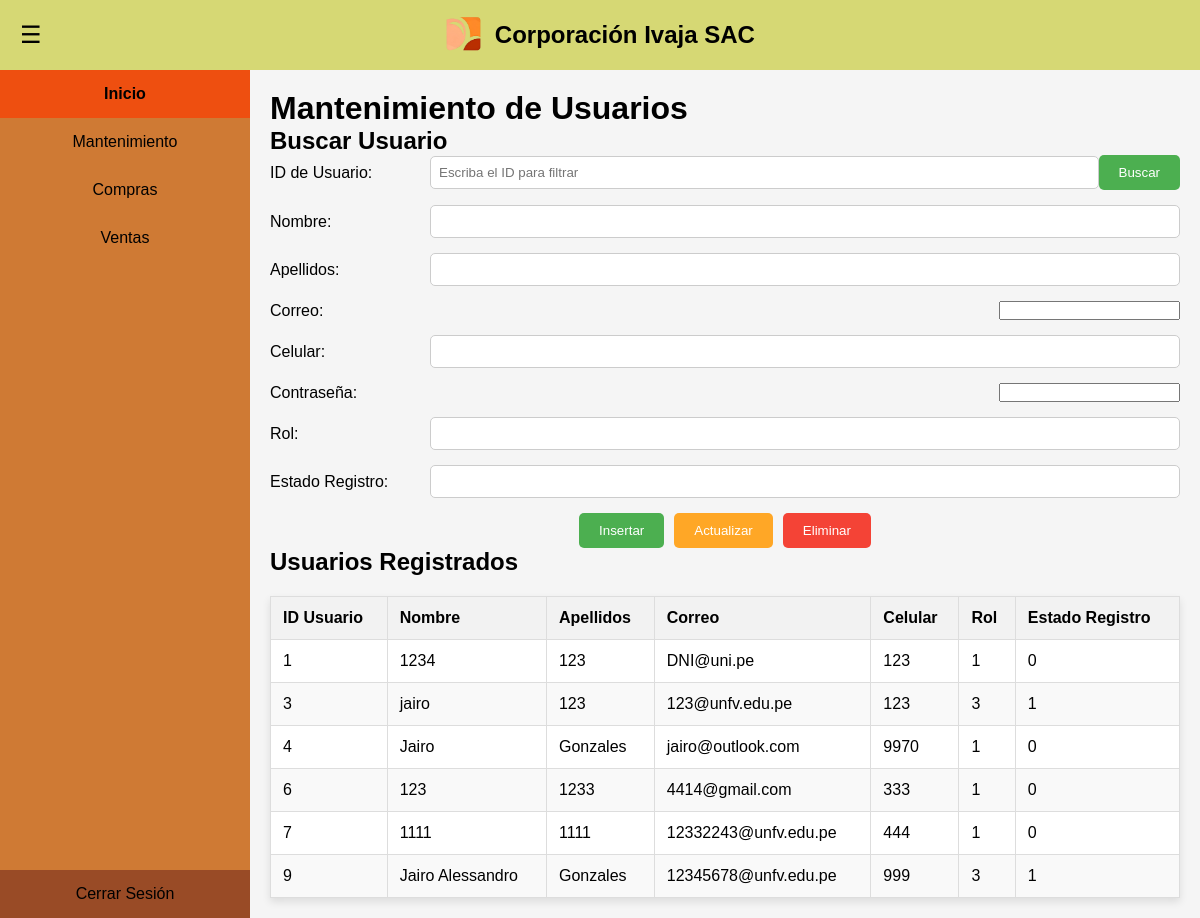
Page /Proyecto/páginas/administrador/mantenimiento-usuarios.php on the committed database.
### tables this page shows
CREATE TABLE `usuario` (
  `IDUsuario` int(11) NOT NULL,
  `Nombre` varchar(100) NOT NULL,
  `Apellido` varchar(100) NOT NULL,
  `Celular` varchar(15) DEFAULT NULL,
  `Correo` varchar(100) NOT NULL,
  `Contraseña` varchar(255) NOT NULL,
  `IDRol` int(11) DEFAULT NULL,
  `estadoRegistro` bit(1) NOT NULL DEFAULT b'0'
);

### Proyecto/páginas/administrador/mantenimiento-usuarios.php (the view, shortened to what this page needs)
<?php
$conn = DB::getConnection();
?>
<!DOCTYPE html>
<html lang="es">
<head>
    <link rel="stylesheet" href="../../estilos/mantenimiento.css">
</head>
<body>
    <header>
        <div class="menu-icon" onclick="toggleSidebar()">☰</div>
        <img src="../../img/icono.png" class="img-header">
        <h1>Corporación Ivaja SAC</h1>
    </header>
    <div class="container">
        <div class="sidebar" id="sidebar">
            <ul>
                <li class="active">
                    <a href="adm-principal.php">Inicio</a>
                </li>
                <li onclick="toggleMenu()">Mantenimiento</li>
                <li><a href="compras.php">Compras</a></li>
                <li><a href="ventas.php">Ventas</a></li>
            </ul>
            <div class="logout" onclick="location.href='../../login.php'" style="cursor: pointer;">
                Cerrar Sesión
            </div>
        </div>
        <div class="content">
            <h1>Mantenimiento de Usuarios</h1>
            <h2>Buscar Usuario</h2>
            <form method="POST" action="../../procesos/mant-usuario.php">
                <div class="form-control">
                    <label for="buscar">ID de Usuario:</label>
                    <input type="text" id="buscar" name="buscar" placeholder="Escriba el ID para filtrar"
                    value="<?php echo isset($_SESSION['buscar']) ? htmlspecialchars($_SESSION['buscar']) : ''; ?>" required>
                    <button type="submit">Buscar</button>
                </div>
            </form>
            <form method="POST" action="../../procesos/mant-usuario.php">
                <div class="form-control">
                    <label for="nombre">Nombre:</label>
                    <input type="text" id="nombre" name="nombre"
                        value="<?php echo isset($_SESSION['nombre']) ? htmlspecialchars($_SESSION['nombre']) : ''; ?>" required>
                </div>
                <div class="form-control">
                    <label for="apellidos">Apellidos:</label>
                    <input type="text" id="apellidos" name="apellidos"
                        value="<?php echo isset($_SESSION['apellidos']) ? htmlspecialchars($_SESSION['apellidos']) : ''; ?>" required>
                </div>
                <div class="form-control">
                    <label for="correo">Correo:</label>
                    <input type="email" id="correo" name="correo"
                        value="<?php echo isset($_SESSION['correo']) ? htmlspecialchars($_SESSION['correo']) : ''; ?>" required>
                </div>
                <div class="form-control">
                    <label for="celular">Celular:</label>
                    <input type="text" id="celular" name="celular"
                        value="<?php echo isset($_SESSION['celular']) ? htmlspecialchars($_SESSION['celular']) : ''; ?>" required>
                </div>
                <div class="form-control">
                    <label for="contraseña">Contraseña:</label>
                    <input type="password" id="contraseña" name="contraseña" required>
                </div>
                <div class="form-control">
                    <label for="rol">Rol:</label>
                    <input type="text" id="rol" name="rol" pattern="^[1-3]$"
                        title="1 No definido, 2 Vendedor, 3 Administrador"
                        value="<?php echo isset($_SESSION['rol']) ? htmlspecialchars($_SESSION['rol']) : ''; ?>" required>
                </div>
                <div class="form-control">
                    <label for="estadoRegistro">Estado Registro:</label>
                    <input type="text" id="estadoRegistro" name="estadoRegistro" pattern="^[01]$"
                        title="0 en Espera, 1 Aceptado"
                        value="<?php echo isset($_SESSION['estadoRegistro']) ? htmlspecialchars($_SESSION['estadoRegistro']) : ''; ?>" required>
                </div>
                <div class="form-control-buttons">
                    <button type="submit" name="insertar">Insertar</button>
                    <button type="submit" name="actualizar">Actualizar</button>
                    <button type="submit" name="eliminar">Eliminar</button>
                </div>
            </form>
            <h2>Usuarios Registrados</h2>
            <table>
                <thead>
                    <tr>
                        <th>ID Usuario</th>
                        <th>Nombre</th>
                        <th>Apellidos</th>
                        <th>Correo</th>
                        <th>Celular</th>
                        <th>Rol</th>
                        <th>Estado Registro</th>
                    </tr>
                </thead>
                <tbody>
                    <?php
                    $sql = "SELECT * FROM usuario";
                    $result = $conn->query($sql);
                    if ($result->num_rows > 0) {
                        while($row = $result->fetch_assoc()) {
                            echo "<tr>
                                    <td>" . $row['IDUsuario'] . "</td>
                                    <td>" . htmlspecialchars($row['Nombre']) . "</td>
                                    <td>" . htmlspecialchars($row['Apellido']) . "</td>
                                    <td>" . htmlspecialchars($row['Correo']) . "</td>
                                    <td>" . htmlspecialchars($row['Celular']) . "</td>
                                    <td>" . htmlspecialchars($row['IDRol']) . "</td>
                                    <td>" . htmlspecialchars($row['estadoRegistro']) . "</td>
                                </tr>";
                        }
                    } else {
                        echo "<tr><td colspan='7'>No hay usuarios registrados</td></tr>";
                    }
                    ?>
                </tbody>
            </table>
        </div>
    </div>
</body>
</html>

### Proyecto/estilos/mantenimiento.css (style rules this page uses)
* { box-sizing: border-box; margin: 0; padding: 0; }
body { font-family: Arial, sans-serif; height: 100vh; display: flex; flex-direction: column; background-color: #f5f5f5; }
header { display: flex; align-items: center; justify-content: center; background-color: #d6d874; color: black; padding: 15px 0; width: 100%; }
header h1 { font-size: 24px; margin: 0; }
.menu-icon { position: absolute; left: 20px; font-size: 24px; cursor: pointer; }
.img-header { height: 40px; margin-right: 10px; }
.container { display: flex; height: calc(100vh - 60px); }
.sidebar { width: 250px; background-color: #cf7a34; color: black; display: flex; flex-direction: column; justify-content: space-between; height: 100%; }
.sidebar ul li { padding: 15px; cursor: pointer; text-align: center; }
.sidebar ul li a { color: black; text-decoration: none; display: block; }
.sidebar ul li.active { background-color: #ee4f10; font-weight: bold; }
.logout { text-align: center; padding: 15px; background-color: #994b26; cursor: pointer; }
.content { flex-grow: 1; padding: 20px; overflow-y: auto; height: 100%; }
.form-control { margin-bottom: 15px; display: flex; justify-content: space-between; align-items: center; }
.form-control label { margin-right: 10px; min-width: 150px; }
.form-control input[type="text"] { flex-grow: 1; padding: 8px; border: 1px solid #ccc; border-radius: 5px; }
.form-control-buttons { display: flex; justify-content: center; gap: 10px; margin-top: 15px; }
button { padding: 10px 20px; border: none; background-color: #4caf50; color: white; border-radius: 5px; cursor: pointer; transition: background-color 0.3s ease; }
button[name="eliminar"] { background-color: #f44336; }
button[name="actualizar"] { background-color: #ffa726; }
table { width: 100%; margin-top: 20px; border-collapse: collapse; background-color: #fff; box-shadow: 0 4px 8px rgba(0, 0, 0, 0.1); }
table, th, td { border: 1px solid #ddd; }
th, td { padding: 12px; text-align: left; }
th { background-color: #f2f2f2; font-weight: bold; }
tr:nth-child(even) { background-color: #f9f9f9; }

### rows in the picture
usuario: IDUsuario "1", Nombre "1234", Apellido "123", Correo "DNI@uni.pe", Celular "123", IDRol "1", estadoRegistro "0"
usuario: IDUsuario "3", Nombre "jairo", Apellido "123", Correo "123@unfv.edu.pe", Celular "123", IDRol "3", estadoRegistro "1"
usuario: IDUsuario "4", Nombre "Jairo", Apellido "Gonzales", Correo "jairo@outlook.com", Celular "9970", IDRol "1", estadoRegistro "0"
usuario: IDUsuario "6", Nombre "123", Apellido "1233", Correo "4414@gmail.com", Celular "333", IDRol "1", estadoRegistro "0"
usuario: IDUsuario "7", Nombre "1111", Apellido "1111", Correo "12332243@unfv.edu.pe", Celular "444", IDRol "1", estadoRegistro "0"
usuario: IDUsuario "9", Nombre "Jairo Alessandro", Apellido "Gonzales", Correo "12345678@unfv.edu.pe", Celular "999", IDRol "3", estadoRegistro "1"
